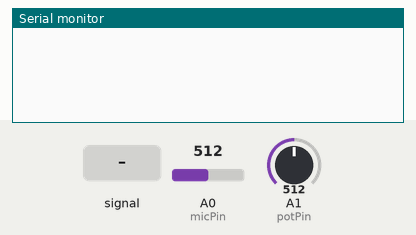
Simulated run of this sketch. Board: Arduino Uno, built with avr-gcc and run on an emulated ATmega328P. Shown: the last lines printed to the serial monitor. The test bench sets the inputs (shaded band); at power-on: A0 (micPin) = 512, A1 (potPin) = 512.

Above: at 1.2 s.
1.3 s: A0 (micPin) fed a 200 Hz sine of ±81 counts around its level
At 1.68 s:
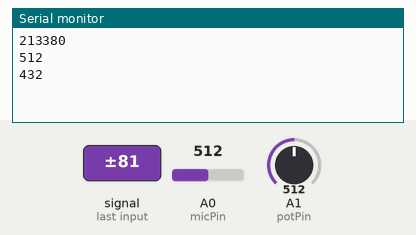
3.0 s: A0 (micPin) set to 716
At 3.19 s:
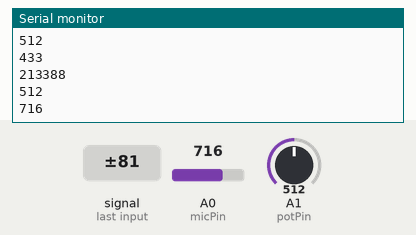
4.5 s: A1 (potPin) set to 306
At 4.69 s:
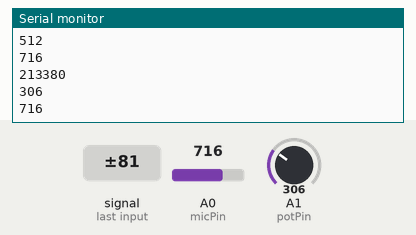
6.0 s: A0 (micPin) fed a 1000 Hz sine of ±255 counts around its level
At 6.19 s:
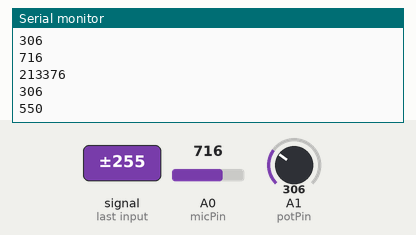
7.5 s: A0 (micPin) set to 900
At 7.69 s:
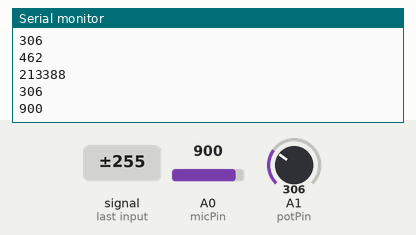
9.0 s: A1 (potPin) set to 122
At 9.18 s:
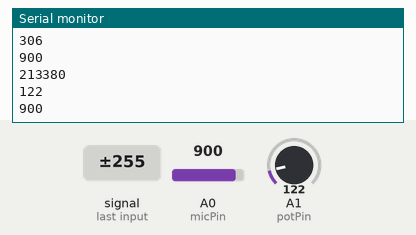
Timing chart, 0 to 11.5 s (numbered marks = the images above; inputs shaded):
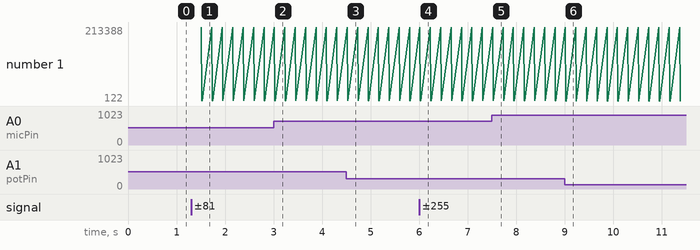

The sketch:

two_analog_input.ino
```cpp
const int micPin = A0;
const int potPin = A1;
int base;
int micVal;
int potVal;
unsigned long tStart;
unsigned long tEnd;

void setup() {
  base = analogRead(micPin);
  Serial.begin(9600);
}

void loop() {
  micVal = analogRead(micPin);
  if (abs(base - micVal) > 50)
  {
    tStart = micros();
    for (int i = 0; i<1000; i++) {
      micVal = analogRead(micPin);
      potVal = analogRead(potPin);
    }
    tEnd = micros();

    Serial.println(tEnd-tStart);
    Serial.println(potVal);
    Serial.println(micVal);
  }
}
```

Measured:
- after the input at 1.3 s, the serial monitor: prints a new line after 0.21 s (image 1)
- after the input at 3.0 s, the serial monitor: prints a new line at once (image 2)
- after the input at 4.5 s, the serial monitor: prints a new line at once (image 3)
- after the input at 6.0 s, the serial monitor: prints a new line at once (image 4)
- after the input at 7.5 s, the serial monitor: prints a new line at once (image 5)
- after the input at 9.0 s, the serial monitor: prints a new line at once (image 6)
- plotted number 1: 433 → 716 after the input at 3.0 s, 716 → 462 after the input at 6.0 s, 462 → 900 after the input at 7.5 s
